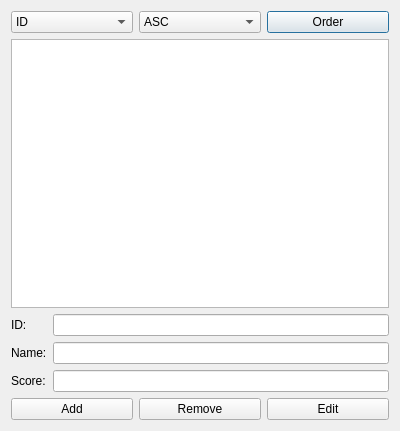
<?xml version="1.0" encoding="UTF-8"?>
<ui version="4.0">
 <class>Dialog</class>
 <widget class="QDialog" name="Dialog">
  <property name="geometry">
   <rect>
    <x>0</x>
    <y>0</y>
    <width>400</width>
    <height>431</height>
   </rect>
  </property>
  <property name="windowTitle">
   <string>Dialog</string>
  </property>
  <layout class="QVBoxLayout" name="verticalLayout">
   <item>
    <layout class="QHBoxLayout" name="horizontalLayout">
     <item>
      <widget class="QComboBox" name="comboBox_ID">
       <item>
        <property name="text">
         <string>ID</string>
        </property>
       </item>
       <item>
        <property name="text">
         <string>Score</string>
        </property>
       </item>
      </widget>
     </item>
     <item>
      <widget class="QComboBox" name="comboBox_ASC">
       <item>
        <property name="text">
         <string>ASC</string>
        </property>
       </item>
       <item>
        <property name="text">
         <string>DESC</string>
        </property>
       </item>
      </widget>
     </item>
     <item>
      <widget class="QPushButton" name="pushButton_Order">
       <property name="text">
        <string>Order</string>
       </property>
      </widget>
     </item>
    </layout>
   </item>
   <item>
    <widget class="QTableWidget" name="tableWidget"/>
   </item>
   <item>
    <layout class="QGridLayout" name="gridLayout">
     <item row="0" column="0">
      <widget class="QLabel" name="label">
       <property name="text">
        <string>ID:</string>
       </property>
      </widget>
     </item>
     <item row="0" column="1">
      <widget class="QLineEdit" name="lineEdit_ID"/>
     </item>
     <item row="1" column="0">
      <widget class="QLabel" name="label_2">
       <property name="text">
        <string>Name:</string>
       </property>
      </widget>
     </item>
     <item row="1" column="1">
      <widget class="QLineEdit" name="lineEdit_Name"/>
     </item>
     <item row="2" column="0">
      <widget class="QLabel" name="label_3">
       <property name="text">
        <string>Score:</string>
       </property>
      </widget>
     </item>
     <item row="2" column="1">
      <widget class="QLineEdit" name="lineEdit_Score"/>
     </item>
    </layout>
   </item>
   <item>
    <layout class="QHBoxLayout" name="horizontalLayout_2">
     <item>
      <widget class="QPushButton" name="pushButton_Add">
       <property name="text">
        <string>Add</string>
       </property>
      </widget>
     </item>
     <item>
      <widget class="QPushButton" name="pushButton_Remove">
       <property name="text">
        <string>Remove</string>
       </property>
      </widget>
     </item>
     <item>
      <widget class="QPushButton" name="pushButton_Edit">
       <property name="text">
        <string>Edit</string>
       </property>
      </widget>
     </item>
    </layout>
   </item>
  </layout>
 </widget>
 <layoutdefault spacing="6" margin="11"/>
 <resources/>
 <connections/>
</ui>
